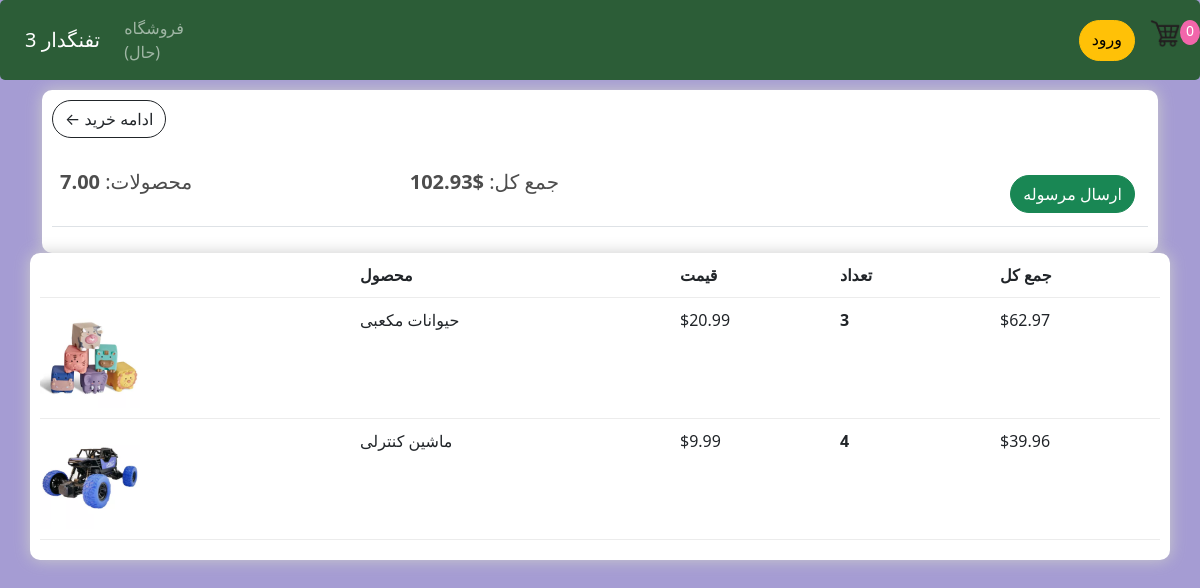
The app's page /cart/ (signed in) with its own data.
### store/models.py (models this page shows, shortened)
class Order(models.Model):  # the whole order!
    customer = models.ForeignKey(Customer, on_delete=models.SET_NULL, null=True, blank=True)
    date_order = models.DateTimeField(auto_now_add=True)  # doesnt let the date stay empty
    complete = models.BooleanField(default=False)
    transaction_id = models.CharField(max_length=100, null=True)
    @property  # to get the total sum
    def get_cart_total(self):
        cart_items = self.orderitem_set.all()
        total = sum(item.get_total for item in cart_items)
        return total
    @property  # to get the quantity of all
    def get_cart_items(self):
        cart_items = self.orderitem_set.all()
        total = sum(item.quantity for item in cart_items)
        return total

class OrderItem(models.Model):
    product = models.ForeignKey(Product, on_delete=models.SET_NULL, null=True)
    order = models.ForeignKey(Order, on_delete=models.SET_NULL, null=True)
    quantity = models.IntegerField(default=0, null=True, blank=True)
    date_added = models.DateTimeField(auto_now_add=True)
    @property
    def get_total(self):
        total = self.product.price * self.quantity
        return total

class Product(models.Model):
    name = models.CharField(max_length=200)
    price = models.FloatField()
    digital = models.BooleanField(default=False, null=True, blank=True)
    image = models.ImageField(null=True, blank=True)
    @property
    def imageURL(self):
        try:
            url = self.image.url
        except:
            url = ''
        return url

### store/views.py (the view)
# urls.py: path('cart/', views.cart, name="cart"),
def cart(request):
    if request.user.is_authenticated:
        customer = request.user.customer
        order, created = Order.objects.get_or_create(customer=customer, complete=False)
        items = order.orderitem_set.all
    else:  # second one.
        items = []
        order = {'get_cart_total=0, get_cart_item=0'}
    context = {'items': items, 'order': order}
    return render(request, 'store/cart.html', context)

### store/templates/store/cart.html
{% extends 'store/main.html' %}
{% load static %}
{% block content %}
    <link rel="stylesheet" type="text/css" href=" {% static 'css/main.css' %} ">
    <div class="row">
        <div class="col-lg-12">
            <div class="box-element">
                <a class="btn btn-outline-dark" href="{% url 'store' %}">&#x2190; ادامه خرید</a> <br><br>
                <table class="table">
                    <tr>
                        <th><h5>محصولات: <strong>{{ order.get_cart_items|floatformat:2 }}</strong></h5></th>
                        <th><h5>جمع کل: <strong>${{ order.get_cart_total|floatformat:2 }}</strong></h5></th>
                        <th>
                            <a style="float: right; margin: 5px;" class="btn btn-success" href="{% url 'checkout' %}">ارسال
                                مرسوله</a>
                        </th>
                    </tr>
                </table>
            </div>
        </div>
        <br>
        <div class="box-element">
            <div class="cart-row">
                <div style="flex: 2"></div>
                <div style="flex: 2"><strong>محصول</strong></div>
                <div style="flex: 1"><strong>قیمت</strong></div>
                <div style="flex: 1"><strong>تعداد</strong></div>
                <div style="flex: 1"><strong>جمع کل</strong></div>
            </div>
            {% for item in items %}
                <div class="cart-row">
                    <div style="flex: 2"><img class="row-image" src="{{ item.product.imageURL }}"></div>
                    <div style="flex: 2">{{ item.product.name }}</div>
                    <div style="flex: 1">${{ item.product.price|floatformat:2 }}</div>
                    <div style="flex: 1"><p class="quantity">{{ item.quantity }}</p></div>
                    <div style="flex: 1"><p>${{ item.get_total|floatformat:2 }}</p></div>
                </div>
            {% endfor %}
        </div>
    </div>
    </div>
{% endblock content %}

### static/css/main.css (style rules this page uses)
body { background-color: #A59CD3!important; }
h1,h2,h3,h4,h5,h6 { color:hsl(0, 0%, 30%); }
.box-element { box-shadow:hsl(0, 0%, 80%) 0 0 16px; background-color: #fff; border-radius: 10px; padding: 10px; }
.col-lg-4, .col-lg-6, .col-lg-8, .col-lg-12 { margin-top: 10px; }
.btn { border-radius: 30px !important; }
.row-image { width: 100px; }
.cart-row { display: flex; align-items: flex-stretch; padding-bottom: 10px; margin-bottom: 10px; border-bottom: 1px solid #ececec; }
.quantity { display: inline-block; font-weight: 700; padding-right:10px; }

### records on screen
Order: get_cart_items "7.00", get_cart_total "102.93"
OrderItem: product.imageURL (picture), product.name "حیوانات مکعبی", product.price "20.99", quantity "3", get_total "62.97"
OrderItem: product.imageURL (picture), product.name "ماشین کنترلی", product.price "9.99", quantity "4", get_total "39.96"
